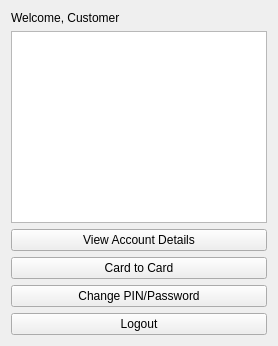
<?xml version="1.0" encoding="UTF-8"?>
<ui version="4.0">
 <class>CustomerDashboard</class>
 <widget class="QWidget" name="CustomerDashboard">
  <layout class="QVBoxLayout" name="mainLayout">
   <item><widget class="QLabel" name="welcomeLabel"><property name="text"><string>Welcome, Customer</string></property></widget></item>
   <item><widget class="QListWidget" name="accountList"/></item>
   <item><widget class="QPushButton" name="viewDetailsBtn"><property name="text"><string>View Account Details</string></property></widget></item>
   <item><widget class="QPushButton" name="transferBtn"><property name="text"><string>Card to Card</string></property></widget></item>
   <item><widget class="QPushButton" name="changePasswordBtn"><property name="text"><string>Change PIN/Password</string></property></widget></item>
   <item><widget class="QPushButton" name="logoutBtn"><property name="text"><string>Logout</string></property></widget></item>
  </layout>
 </widget>
 <resources/>
 <connections/>
</ui>
